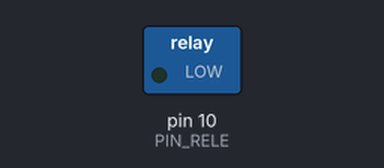
A sketch run on a simulated Arduino Uno, built with avr-gcc and run on an emulated ATmega328P. Parts: switched loads named in the sketch (green lamp = pin HIGH).

Above: at 2.5 s.
At 7.5 s:
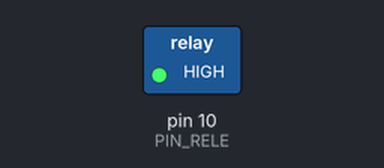
Timing chart, 0 to 13.0 s (numbered marks = the images above):
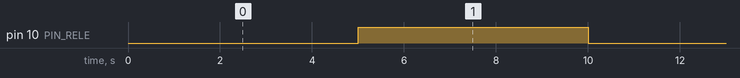

Measured:
- by itself, pin 10 (PIN_RELE): alternates HIGH for 5.0 s and LOW for 5.0 s

The sketch:

08-rele-base.ino
```cpp
#define PIN_RELE 10

void setup() {
  pinMode(PIN_RELE, OUTPUT);
}

void loop() {
  digitalWrite(PIN_RELE, LOW); // turn on relé
  delay(5000);
  digitalWrite(PIN_RELE, HIGH); // turn on relé
  delay(5000);
}
```
